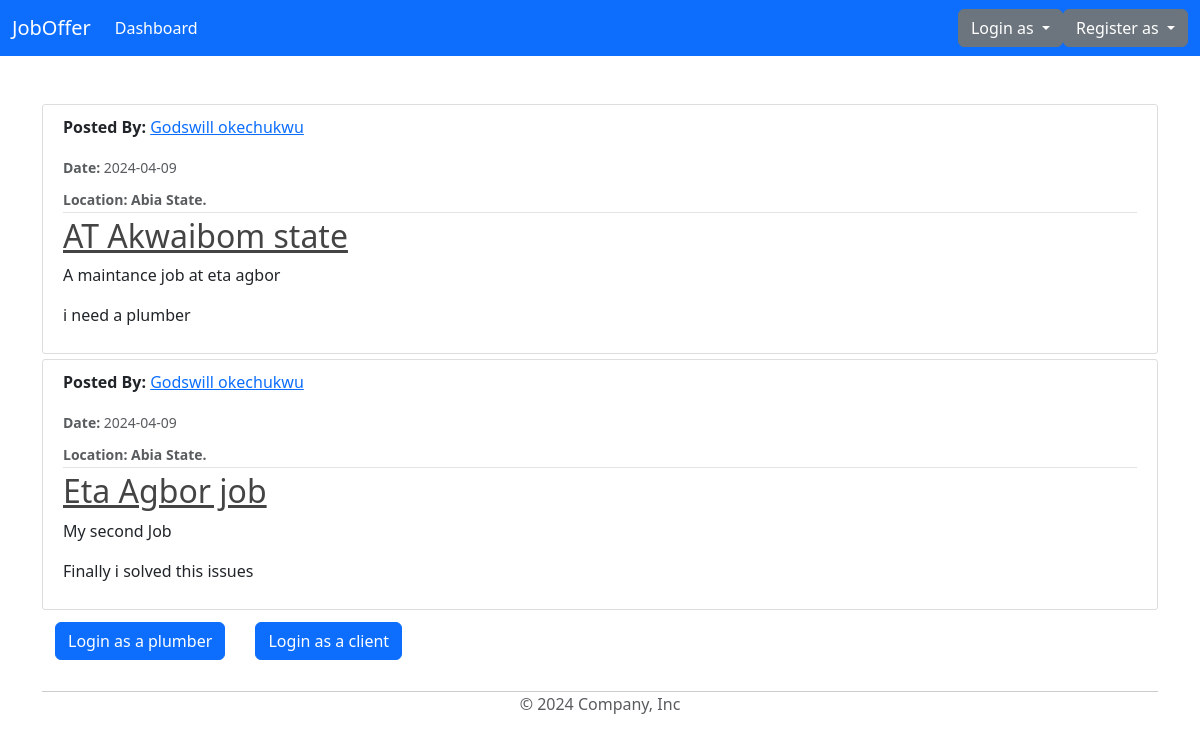
Page /home on the earlier database version.
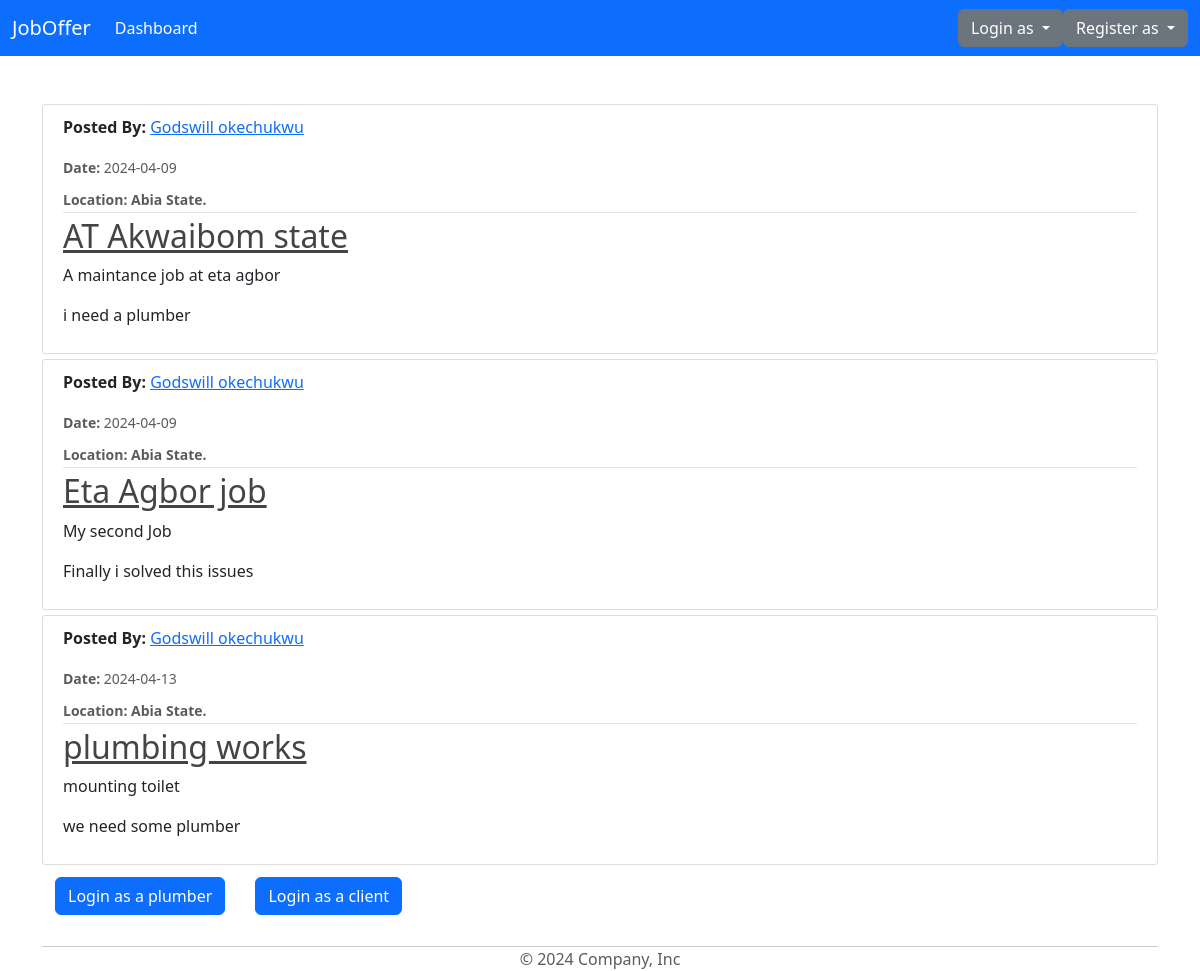
Same page on the later database version.
### model/base.py (models this page shows, shortened)
class Job(Base):
    __tablename__ = 'jobs'
    id = Column(Integer, primary_key=True)
    job_title = Column(String(50), nullable=False)
    job_description = Column(String(100), nullable=False)
    completed = Column(Boolean, default=False)
    content = Column(String(1000), nullable=False)
    date_posted = Column(DateTime, nullable=False, default=datetime.utcnow)
    location = Column(String(100), nullable=False)
    client_id = Column(Integer, ForeignKey('clients.id'))

class BaseUser(Base, UserMixin):
    id = Column(Integer, primary_key=True)
    username = Column(String(80), unique=True, nullable=False)
    email = Column(String(120), unique=True, nullable=False)
    image_file = Column(String(20), nullable=False, default='default.jpg')
    password = Column(String(60), nullable=False)
    date_joined = Column(DateTime, nullable=False, default=datetime.utcnow)
    phone = Column(String(14), unique=True, nullable=False)
    state = Column(String(20), nullable=False)

### model/main/routes.py (the view)
@main.route("/")
@main.route("/home")
def home():
    jobs = Job.query.all()
    return render_template('home.html', jobs=jobs)

### model/templates/home.html
{% extends "layout.html" %}
{% block content %}
<link rel="stylesheet" type="text/css" href="{{ url_for('static', filename='main.css') }}">
    {% for job in jobs %}
        <article class="media content-section">
          <div class="media-body">
            <div class="article-metadata">
              <p><strong>Posted By: </strong><a class="mr-2" href="#">{{ job.clients.username }}</a></p>
              <small class="text-muted"><strong>Date: </strong>{{ job.date_posted.strftime('%Y-%m-%d') }}</small>
              <div class="mt-2">
                <small class="text-muted"><strong>Location: {{ job.location }} State.</strong></small>
              </div>
            </div>
            <h2><a class="article-title" href="{{ url_for('job_route.job', job_id=job.id) }}">{{ job.job_title }}</a></h2>
            <p class="article-content">{{ job.job_description }}</p>
            <p class="article-content">{{ job.content }}</p>
          </div>
        </article>
    {% endfor %}
        <div class="btn">
          <a class="btn btn-primary" href="{{ url_for('plums.login') }}">Login as a plumber</a>
        </div>
        <div class="btn">
          <a class="btn btn-primary" href="{{ url_for('client_s.login') }}">Login as a client</a>
        </div>
{% endblock content %}

### model/templates/layout.html (shortened to what this page needs)
<!DOCTYPE html>
<html lang="en">
  <head>
    <link
      rel="stylesheet"
      href="https://cdnjs.cloudflare.com/ajax/libs/font-awesome/5.15.4/css/all.min.css" />
    <link
      href="https://cdn.jsdelivr.net/npm/bootstrap@5.3.3/dist/css/bootstrap.min.css"
      rel="stylesheet"
 />
      <link rel="stylesheet" type="text/css" href="{{ url_for('static', filename='main.css') }}">
  </head>
  <body>
    {% include 'header.html' %}
    <br />
    <br />
    <div class="container">
      {% block content %} {% endblock %}
    </div>
    <br />
    <div class="container">
      <footer class="footer">
        <span class="text-body-secondary">&copy; 2024 Company, Inc</span>
      </footer>
    </div>
  </body>
</html>

### model/templates/header.html (shortened to what this page needs)
<nav class="navbar bg-primary navbar-expand-lg navbar-dark">
    <div class="container-fluid">
      <a class="navbar-brand" href="{{ url_for('main.home') }}">JobOffer</a>
      <div class="collapse navbar-collapse" id="navbarSupportedContent">
        <ul class="navbar-nav me-auto mb-2 mb-lg-0">
          <li class="nav-item">
            <a class="nav-link active" aria-current="page" href="{{ url_for('main.dashboard') }}">Dashboard</a>
          </li>
        </ul>
            <ul class="navbar-nav d-flex justify-content-center">
                {% if current_user.is_authenticated %}
                  {% if current_user.client %}
                      <li class="nav-item">
                          <a class="nav-link" href="{{ url_for('client_s.account') }}">Account</a>
                      </li>
                  {% elif current_user.plumber %}
                      <li class="nav-item">
                          <a class="nav-link" href="{{ url_for('plums.profile') }}">My Account</a>
                      </li>
                  {% endif %}
                  <li class="nav-item">
                      <a class="nav-link" href="{{ url_for('main.logout') }}">Logout</a>
                  </li>
                {% else %}
                    <div class="dropdown">
                      <a class="btn btn-secondary dropdown-toggle ml-3" href="#" role="button" data-bs-toggle="dropdown" aria-expanded="false">
                        Login as
                      </a>
                    </div>
                    <div class="dropdown">
                      <a class="btn btn-secondary dropdown-toggle" href="#" role="button" data-bs-toggle="dropdown" aria-expanded="false">
                        Register as
                      </a>
                    </div>
                {% endif %}
            </ul>
      </div>
    </div>
  </nav>

### model/static/main.css (style rules this page uses)
* { padding: 0; margin: 0; }
.footer { position: sticky; bottom: 0; background-color: white; width: 100%; border-top: 1px solid #CCCCCC; margin-bottom: 0px; display: flex; justify-content: center; align-items: center; }
h1, h2, h3, h4, h5, h6 { color: #444444; }
.content-section { background: #ffffff; padding: 10px 20px; border: 1px solid #dddddd; border-radius: 3px; margin-bottom: 5px; }
.article-title { color: #444444; }
.article-content { white-space: pre-line; }
.article-metadata { padding-bottom: 1px; margin-bottom: 4px; border-bottom: 1px solid #e3e3e3 }
.btn { text-align: right; }

Differences in the rows shown:
added Job: clients.username "Godswill okechukwu", date_posted "2024-04-13", location "Abia", job_title "plumbing works", job_description "mounting toilet", content "we need some plumber"
